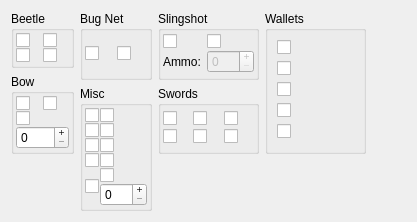
     <widget class="QWidget" name="equipmentTab">
      <attribute name="title">
       <string>Eq&amp;uipment</string>
      </attribute>
      <layout class="QGridLayout" name="gridLayout_9">
       <item row="0" column="0" rowspan="2">
        <layout class="QVBoxLayout" name="verticalLayout_4">
         <item>
          <widget class="QGroupBox" name="beetleGrpBox">
           <property name="title">
            <string>Beetle</string>
           </property>
           <property name="checkable">
            <bool>false</bool>
           </property>
           <layout class="QGridLayout" name="gridLayout">
            <property name="leftMargin">
             <number>2</number>
            </property>
            <property name="topMargin">
             <number>2</number>
            </property>
            <property name="rightMargin">
             <number>2</number>
            </property>
            <property name="bottomMargin">
             <number>2</number>
            </property>
            <property name="spacing">
             <number>0</number>
            </property>
            <item row="0" column="0">
             <widget class="QCheckBox" name="beetleChkBox">
              <property name="toolTip">
               <string>Beetle</string>
              </property>
              <property name="statusTip">
               <string>Beetle</string>
              </property>
              <property name="text">
               <string/>
              </property>
              <property name="icon">
               <iconset resource="../resources/resources.qrc">
                <normaloff>:/Weapons/Beetle</normaloff>:/Weapons/Beetle</iconset>
              </property>
              <property name="iconSize">
               <size>
                <width>48</width>
                <height>48</height>
               </size>
              </property>
             </widget>
            </item>
            <item row="0" column="1">
             <widget class="QCheckBox" name="hookBeetleChkBox">
              <property name="toolTip">
               <string>Hook Beetle</string>
              </property>
              <property name="statusTip">
               <string>Hook Beetle</string>
              </property>
              <property name="text">
               <string/>
              </property>
              <property name="icon">
               <iconset resource="../resources/resources.qrc">
                <normaloff>:/Weapons/HookBeetle</normaloff>:/Weapons/HookBeetle</iconset>
              </property>
              <property name="iconSize">
               <size>
                <width>48</width>
                <height>48</height>
               </size>
              </property>
             </widget>
            </item>
            <item row="1" column="0">
             <widget class="QCheckBox" name="quickBeetleChkBox">
              <property name="toolTip">
               <string>Quick Beetle</string>
              </property>
              <property name="statusTip">
               <string>Quick Beetle</string>
              </property>
              <property name="text">
               <string/>
              </property>
              <property name="icon">
               <iconset resource="../resources/resources.qrc">
                <normaloff>:/Weapons/SpeedBeetle</normaloff>:/Weapons/SpeedBeetle</iconset>
              </property>
              <property name="iconSize">
               <size>
                <width>48</width>
                <height>48</height>
               </size>
              </property>
             </widget>
            </item>
            <item row="1" column="1">
             <widget class="QCheckBox" name="toughBeetleChkBox">
              <property name="toolTip">
               <string>Tough Beetle</string>
              </property>
              <property name="statusTip">
               <string>Tough Beetle</string>
              </property>
              <property name="text">
               <string/>
              </property>
              <property name="icon">
               <iconset resource="../resources/resources.qrc">
                <normaloff>:/Weapons/ToughBeetle</normaloff>:/Weapons/ToughBeetle</iconset>
              </property>
              <property name="iconSize">
               <size>
                <width>48</width>
                <height>48</height>
               </size>
              </property>
             </widget>
            </item>
           </layout>
          </widget>
         </item>
         <item>
          <widget class="QGroupBox" name="bowGrpBox">
           <property name="title">
            <string>Bow</string>
           </property>
           <layout class="QGridLayout" name="gridLayout_8">
            <property name="leftMargin">
             <number>2</number>
            </property>
            <property name="topMargin">
             <number>2</number>
            </property>
            <property name="rightMargin">
             <number>2</number>
            </property>
            <property name="bottomMargin">
             <number>2</number>
            </property>
            <property name="spacing">
             <number>0</number>
            </property>
            <item row="0" column="0">
             <widget class="QCheckBox" name="bowChkBox">
              <property name="text">
               <string/>
              </property>
              <property name="icon">
               <iconset resource="../resources/resources.qrc">
                <normaloff>:/Weapons/Bow</normaloff>:/Weapons/Bow</iconset>
              </property>
              <property name="iconSize">
               <size>
                <width>48</width>
                <height>48</height>
               </size>
              </property>
             </widget>
            </item>
            <item row="0" column="1">
             <widget class="QCheckBox" name="ironBowChkBox">
              <property name="text">
               <string/>
              </property>
              <property name="icon">
               <iconset resource="../resources/resources.qrc">
                <normaloff>:/Weapons/IronBow</normaloff>:/Weapons/IronBow</iconset>
              </property>
              <property name="iconSize">
               <size>
                <width>48</width>
                <height>48</height>
               </size>
              </property>
              <property name="shortcut">
               <string>Return</string>
              </property>
             </widget>
            </item>
            <item row="1" column="0">
             <widget class="QCheckBox" name="sacredBowChkBox">
              <property name="toolTip">
               <string>&lt;html&gt;&lt;head/&gt;&lt;body&gt;&lt;p&gt;&lt;span style=&quot; font-weight:600;&quot;&gt;Sacred Bow&lt;/span&gt;&lt;/p&gt;&lt;p&gt;A mighty bow, enhanced by the power of the&lt;br/&gt;goddess, that delivers devastating damage.&lt;/p&gt;&lt;/body&gt;&lt;/html&gt;</string>
              </property>
              <property name="text">
               <string/>
              </property>
              <property name="icon">
               <iconset resource="../resources/resources.qrc">
                <normaloff>:/Weapons/SacredBow</normaloff>:/Weapons/SacredBow</iconset>
              </property>
              <property name="iconSize">
               <size>
                <width>48</width>
                <height>48</height>
               </size>
              </property>
             </widget>
            </item>
            <item row="2" column="0" colspan="2">
             <widget class="QSpinBox" name="arrowAmmoSpinBox">
              <property name="buttonSymbols">
               <enum>QAbstractSpinBox::PlusMinus</enum>
              </property>
              <property name="maximum">
               <number>127</number>
              </property>
             </widget>
            </item>
           </layout>
          </widget>
         </item>
        </layout>
       </item>
       <item row="0" column="1">
        <widget class="QGroupBox" name="bugnetGrpBox">
         <property name="title">
          <string>Bug Net</string>
         </property>
         <layout class="QGridLayout" name="gridLayout_2">
          <property name="leftMargin">
           <number>2</number>
          </property>
          <property name="topMargin">
           <number>2</number>
          </property>
          <property name="rightMargin">
           <number>2</number>
          </property>
          <property name="bottomMargin">
           <number>2</number>
          </property>
          <property name="spacing">
           <number>2</number>
          </property>
          <item row="0" column="0">
           <widget class="QCheckBox" name="bugNetChkBox">
            <property name="toolTip">
             <string>Bug Net</string>
            </property>
            <property name="statusTip">
             <string>Bug Net</string>
            </property>
            <property name="text">
             <string/>
            </property>
            <property name="icon">
             <iconset resource="../resources/resources.qrc">
              <normaloff>:/Weapons/Bugnet</normaloff>:/Weapons/Bugnet</iconset>
            </property>
            <property name="iconSize">
             <size>
              <width>48</width>
              <height>48</height>
             </size>
            </property>
           </widget>
          </item>
          <item row="0" column="1">
           <widget class="QCheckBox" name="bigBugNetChkBox">
            <property name="toolTip">
             <string>Big Bug Net</string>
            </property>
            <property name="statusTip">
             <string>Big Bug Net</string>
            </property>
            <property name="text">
             <string/>
            </property>
            <property name="icon">
             <iconset resource="../resources/resources.qrc">
              <normaloff>:/Weapons/BigBugnet</normaloff>:/Weapons/BigBugnet</iconset>
            </property>
            <property name="iconSize">
             <size>
              <width>48</width>
              <height>48</height>
             </size>
            </property>
           </widget>
          </item>
         </layout>
        </widget>
       </item>
       <item row="0" column="2">
        <widget class="QGroupBox" name="slingShotGrpBox">
         <property name="title">
          <string>Slingshot</string>
         </property>
         <layout class="QGridLayout" name="gridLayout_3">
          <property name="leftMargin">
           <number>2</number>
          </property>
          <property name="topMargin">
           <number>2</number>
          </property>
          <property name="rightMargin">
           <number>2</number>
          </property>
          <property name="bottomMargin">
           <number>2</number>
          </property>
          <property name="spacing">
           <number>0</number>
          </property>
          <item row="0" column="0">
           <widget class="QCheckBox" name="slingShotChkBox">
            <property name="toolTip">
             <string>Slingshot</string>
            </property>
            <property name="statusTip">
             <string>Slingshot</string>
            </property>
            <property name="text">
             <string/>
            </property>
            <property name="icon">
             <iconset resource="../resources/resources.qrc">
              <normaloff>:/Weapons/SlingShot</normaloff>:/Weapons/SlingShot</iconset>
            </property>
            <property name="iconSize">
             <size>
              <width>48</width>
              <height>48</height>
             </size>
            </property>
           </widget>
          </item>
          <item row="0" column="1">
           <widget class="QCheckBox" name="scatterShotChkBox">
            <property name="toolTip">
             <string>Scattershot</string>
            </property>
            <property name="statusTip">
             <string>Scattershot</string>
            </property>
            <property name="text">
             <string/>
            </property>
            <property name="icon">
             <iconset resource="../resources/resources.qrc">
              <normaloff>:/Weapons/ScatterShot</normaloff>:/Weapons/ScatterShot</iconset>
            </property>
            <property name="iconSize">
             <size>
              <width>48</width>
              <height>48</height>
             </size>
            </property>
           </widget>
          </item>
          <item row="1" column="1">
           <widget class="QSpinBox" name="seedAmmoSpinBox">
            <property name="enabled">
             <bool>false</bool>
            </property>
            <property name="buttonSymbols">
             <enum>QAbstractSpinBox::PlusMinus</enum>
            </property>
            <property name="maximum">
             <number>127</number>
            </property>
           </widget>
          </item>
          <item row="1" column="0">
           <widget class="QLabel" name="seedAmmoLabel">
            <property name="text">
             <string notr="true">Ammo:</string>
            </property>
            <property name="scaledContents">
             <bool>false</bool>
            </property>
           </widget>
          </item>
         </layout>
        </widget>
       </item>
       <item row="0" column="3" rowspan="2">
        <widget class="QGroupBox" name="walletsGroup">
         <property name="title">
          <string>Wallets</string>
         </property>
         <layout class="QGridLayout" name="gridLayout_17">
          <item row="0" column="0">
           <widget class="QCheckBox" name="smallWalletChkBox">
            <property name="icon">
             <iconset resource="../resources/resources.qrc">
              <normaloff>:/Wallets/SmallWallet</normaloff>:/Wallets/SmallWallet</iconset>
            </property>
            <property name="iconSize">
             <size>
              <width>64</width>
              <height>64</height>
             </size>
            </property>
           </widget>
          </item>
          <item row="4" column="0">
           <widget class="QCheckBox" name="tycoonWalletChkBox">
            <property name="icon">
             <iconset resource="../resources/resources.qrc">
              <normaloff>:/Wallets/TycoonWallet</normaloff>:/Wallets/TycoonWallet</iconset>
            </property>
            <property name="iconSize">
             <size>
              <width>64</width>
              <height>64</height>
             </size>
            </property>
           </widget>
          </item>
          <item row="3" column="0">
           <widget class="QCheckBox" name="giantWalletChkBox">
            <property name="icon">
             <iconset resource="../resources/resources.qrc">
              <normaloff>:/Wallets/GiantWallet</normaloff>:/Wallets/GiantWallet</iconset>
            </property>
            <property name="iconSize">
             <size>
              <width>64</width>
              <height>64</height>
             </size>
            </property>
           </widget>
          </item>
          <item row="2" column="0">
           <widget class="QCheckBox" name="bigWalletChkBox">
            <property name="icon">
             <iconset resource="../resources/resources.qrc">
              <normaloff>:/Wallets/BigWallet</normaloff>:/Wallets/BigWallet</iconset>
            </property>
            <property name="iconSize">
             <size>
              <width>64</width>
              <height>64</height>
             </size>
            </property>
           </widget>
          </item>
          <item row="1" column="0">
           <widget class="QCheckBox" name="mediumWalletChkBox">
            <property name="icon">
             <iconset resource="../resources/resources.qrc">
              <normaloff>:/Wallets/MediumWallet</normaloff>:/Wallets/MediumWallet</iconset>
            </property>
            <property name="iconSize">
             <size>
              <width>64</width>
              <height>64</height>
             </size>
            </property>
           </widget>
          </item>
         </layout>
        </widget>
       </item>
       <item row="1" column="1" rowspan="3">
        <widget class="QGroupBox" name="miscGrpBox">
         <property name="title">
          <string>Misc</string>
         </property>
         <layout class="QGridLayout" name="gridLayout_4">
          <property name="leftMargin">
           <number>2</number>
          </property>
          <property name="topMargin">
           <number>2</number>
          </property>
          <property name="rightMargin">
           <number>2</number>
          </property>
          <property name="bottomMargin">
           <number>2</number>
          </property>
          <property name="spacing">
           <number>0</number>
          </property>
          <item row="9" column="1">
           <widget class="QSpinBox" name="bombAmmoSpinBox">
            <property name="buttonSymbols">
             <enum>QAbstractSpinBox::PlusMinus</enum>
            </property>
            <property name="maximum">
             <number>127</number>
            </property>
           </widget>
          </item>
          <item row="7" column="0">
           <widget class="QCheckBox" name="moleMittsChkBox">
            <property name="toolTip">
             <string>Mole Mitts</string>
            </property>
            <property name="statusTip">
             <string>Mole Mitts</string>
            </property>
            <property name="icon">
             <iconset resource="../resources/resources.qrc">
              <normaloff>:/Equipment/MoleMitts</normaloff>:/Equipment/MoleMitts</iconset>
            </property>
            <property name="iconSize">
             <size>
              <width>48</width>
              <height>48</height>
             </size>
            </property>
           </widget>
          </item>
          <item row="1" column="1">
           <widget class="QCheckBox" name="clawShotChkBox">
            <property name="toolTip">
             <string>Clawshot</string>
            </property>
            <property name="statusTip">
             <string>Clawshot</string>
            </property>
            <property name="text">
             <string/>
            </property>
            <property name="icon">
             <iconset resource="../resources/resources.qrc">
              <normaloff>:/Weapons/DoubleClawshot</normaloff>:/Weapons/DoubleClawshot</iconset>
            </property>
            <property name="iconSize">
             <size>
              <width>48</width>
              <height>48</height>
             </size>
            </property>
           </widget>
          </item>
          <item row="6" column="1">
           <widget class="QCheckBox" name="sailClothChkBox">
            <property name="toolTip">
             <string>Sail Cloth</string>
            </property>
            <property name="statusTip">
             <string>Sail Cloth</string>
            </property>
            <property name="icon">
             <iconset resource="../resources/resources.qrc">
              <normaloff>:/Equipment/SailCloth</normaloff>:/Equipment/SailCloth</iconset>
            </property>
            <property name="iconSize">
             <size>
              <width>48</width>
              <height>48</height>
             </size>
            </property>
           </widget>
          </item>
          <item row="0" column="1">
           <widget class="QCheckBox" name="harpChkBox">
            <property name="toolTip">
             <string>Goddess Harp</string>
            </property>
            <property name="statusTip">
             <string>Goddess Harp</string>
            </property>
            <property name="text">
             <string/>
            </property>
            <property name="icon">
             <iconset resource="../resources/resources.qrc">
              <normaloff>:/Weapons/Harp</normaloff>:/Weapons/Harp</iconset>
            </property>
            <property name="iconSize">
             <size>
              <width>48</width>
              <height>48</height>
             </size>
            </property>
           </widget>
          </item>
          <item row="7" column="1">
           <widget class="QCheckBox" name="dragonScaleChkBox">
            <property name="icon">
             <iconset resource="../resources/resources.qrc">
              <normaloff>:/Equipment/WaterDragonScale</normaloff>:/Equipment/WaterDragonScale</iconset>
            </property>
            <property name="iconSize">
             <size>
              <width>48</width>
              <height>48</height>
             </size>
            </property>
           </widget>
          </item>
          <item row="0" column="0">
           <widget class="QCheckBox" name="gustBellowsChkBox">
            <property name="toolTip">
             <string>Gust Bellows</string>
            </property>
            <property name="statusTip">
             <string>Gust Bellows</string>
            </property>
            <property name="text">
             <string/>
            </property>
            <property name="icon">
             <iconset resource="../resources/resources.qrc">
              <normaloff>:/Weapons/GustBellows</normaloff>:/Weapons/GustBellows</iconset>
            </property>
            <property name="iconSize">
             <size>
              <width>48</width>
              <height>48</height>
             </size>
            </property>
           </widget>
          </item>
          <item row="1" column="0">
           <widget class="QCheckBox" name="whipChkBox">
            <property name="toolTip">
             <string>Whip</string>
            </property>
            <property name="statusTip">
             <string>Whip</string>
            </property>
            <property name="text">
             <string/>
            </property>
            <property name="icon">
             <iconset resource="../resources/resources.qrc">
              <normaloff>:/Weapons/Whip</normaloff>:/Weapons/Whip</iconset>
            </property>
            <property name="iconSize">
             <size>
              <width>48</width>
              <height>48</height>
             </size>
            </property>
           </widget>
          </item>
          <item row="6" column="0">
           <widget class="QCheckBox" name="diggingMittsChkBox">
            <property name="toolTip">
             <string>Digging Mitts</string>
            </property>
            <property name="statusTip">
             <string>Digging Mitts</string>
            </property>
            <property name="icon">
             <iconset resource="../resources/resources.qrc">
              <normaloff>:/Equipment/DiggingMitts</normaloff>:/Equipment/DiggingMitts</iconset>
            </property>
            <property name="iconSize">
             <size>
              <width>48</width>
              <height>48</height>
             </size>
            </property>
           </widget>
          </item>
          <item row="8" column="1">
           <widget class="QCheckBox" name="bombChkBox">
            <property name="toolTip">
             <string>&lt;html&gt;&lt;head/&gt;&lt;body&gt;&lt;p&gt;&lt;span style=&quot; font-weight:600;&quot;&gt;Bomb Bag&lt;/span&gt;&lt;/p&gt;&lt;p&gt;You can carry bombs in this handy bag.&lt;br/&gt;Rember to refill the bag when you can!&lt;/p&gt;&lt;/body&gt;&lt;/html&gt;</string>
            </property>
            <property name="statusTip">
             <string>Bombs</string>
            </property>
            <property name="text">
             <string/>
            </property>
            <property name="icon">
             <iconset resource="../resources/resources.qrc">
              <normaloff>:/Weapons/Bomb</normaloff>:/Weapons/Bomb</iconset>
            </property>
            <property name="iconSize">
             <size>
              <width>48</width>
              <height>48</height>
             </size>
            </property>
           </widget>
          </item>
          <item row="8" column="0" rowspan="2">
           <widget class="QCheckBox" name="fireEaringsChkBox">
            <property name="icon">
             <iconset resource="../resources/resources.qrc">
              <normaloff>:/Equipment/FireShieldEarings</normaloff>:/Equipment/FireShieldEarings</iconset>
            </property>
            <property name="iconSize">
             <size>
              <width>48</width>
              <height>48</height>
             </size>
            </property>
           </widget>
          </item>
         </layout>
        </widget>
       </item>
       <item row="1" column="2">
        <widget class="QGroupBox" name="swdGroupBox">
         <property name="title">
          <string>Swords</string>
         </property>
         <layout class="QGridLayout" name="gridLayout_10">
          <property name="leftMargin">
           <number>2</number>
          </property>
          <property name="topMargin">
           <number>2</number>
          </property>
          <property name="rightMargin">
           <number>2</number>
          </property>
          <property name="bottomMargin">
           <number>2</number>
          </property>
          <property name="spacing">
           <number>0</number>
          </property>
          <item row="0" column="2">
           <widget class="QCheckBox" name="goddessSwdChkBox">
            <property name="toolTip">
             <string>Goddess Sword</string>
            </property>
            <property name="statusTip">
             <string>Goddess Sword</string>
            </property>
            <property name="text">
             <string/>
            </property>
            <property name="icon">
             <iconset resource="../resources/resources.qrc">
              <normaloff>:/Swords/GoddessSword</normaloff>:/Swords/GoddessSword</iconset>
            </property>
            <property name="iconSize">
             <size>
              <width>32</width>
              <height>160</height>
             </size>
            </property>
           </widget>
          </item>
          <item row="1" column="2">
           <widget class="QCheckBox" name="masterSwdChkBox">
            <property name="toolTip">
             <string>Master Sword</string>
            </property>
            <property name="statusTip">
             <string>Master Sword</string>
            </property>
            <property name="text">
             <string/>
            </property>
            <property name="icon">
             <iconset resource="../resources/resources.qrc">
              <normaloff>:/Swords/MasterSword</normaloff>:/Swords/MasterSword</iconset>
            </property>
            <property name="iconSize">
             <size>
              <width>32</width>
              <height>160</height>
             </size>
            </property>
           </widget>
          </item>
          <item row="1" column="3">
           <widget class="QCheckBox" name="trueMasterSwdChkBox">
            <property name="toolTip">
             <string>&lt;html&gt;&lt;head/&gt;&lt;body&gt;&lt;p&gt;&lt;span style=&quot; font-weight:600;&quot;&gt;True Master Sword&lt;/span&gt;&lt;/p&gt;&lt;p&gt;This sword, blessed by the goddess herself,&lt;br/&gt;can only be wielded by the hero of legend.&lt;/p&gt;&lt;/body&gt;&lt;/html&gt;</string>
            </property>
            <property name="statusTip">
             <string>True Master Sword</string>
            </property>
            <property name="icon">
             <iconset resource="../resources/resources.qrc">
              <normaloff>:/Swords/TrueMasterSword</normaloff>:/Swords/TrueMasterSword</iconset>
            </property>
            <property name="iconSize">
             <size>
              <width>32</width>
              <height>160</height>
             </size>
            </property>
           </widget>
          </item>
          <item row="0" column="3">
           <widget class="QCheckBox" name="longSwdChkBox">
            <property name="toolTip">
             <string>Goddess Long Sword</string>
            </property>
            <property name="statusTip">
             <string>Goddess Long Sword</string>
            </property>
            <property name="text">
             <string/>
            </property>
            <property name="icon">
             <iconset resource="../resources/resources.qrc">
              <normaloff>:/Swords/LongSword</normaloff>:/Swords/LongSword</iconset>
            </property>
            <property name="iconSize">
             <size>
              <width>32</width>
              <height>160</height>
             </size>
            </property>
           </widget>
          </item>
          <item row="1" column="1">
           <widget class="QCheckBox" name="whiteSwdChkBox">
            <property name="toolTip">
             <string>Goddess White Sword</string>
            </property>
            <property name="statusTip">
             <string>Goddess White Sword</string>
            </property>
            <property name="icon">
             <iconset resource="../resources/resources.qrc">
              <normaloff>:/Swords/GoddessWhiteSword</normaloff>:/Swords/GoddessWhiteSword</iconset>
            </property>
            <property name="iconSize">
             <size>
              <width>32</width>
              <height>160</height>
             </size>
            </property>
           </widget>
          </item>
          <item row="0" column="1">
           <widget class="QCheckBox" name="practiceSwdChkBox">
            <property name="toolTip">
             <string>Practice Sword</string>
            </property>
            <property name="statusTip">
             <string>Practice Sword</string>
            </property>
            <property name="text">
             <string/>
            </property>
            <property name="icon">
             <iconset resource="../resources/resources.qrc">
              <normaloff>:/Swords/PracticeSword</normaloff>:/Swords/PracticeSword</iconset>
            </property>
            <property name="iconSize">
             <size>
              <width>32</width>
              <height>160</height>
             </size>
            </property>
           </widget>
          </item>
         </layout>
        </widget>
       </item>
       <item row="2" column="2" colspan="2">
        <spacer name="verticalSpacer_5">
         <property name="orientation">
          <enum>Qt::Vertical</enum>
         </property>
         <property name="sizeHint" stdset="0">
          <size>
           <width>208</width>
           <height>17</height>
          </size>
         </property>
        </spacer>
       </item>
       <item row="0" column="4">
        <spacer name="horizontalSpacer_3">
         <property name="orientation">
          <enum>Qt::Horizontal</enum>
         </property>
         <property name="sizeHint" stdset="0">
          <size>
           <width>40</width>
           <height>20</height>
          </size>
         </property>
        </spacer>
       </item>
      </layout>
     </widget>
